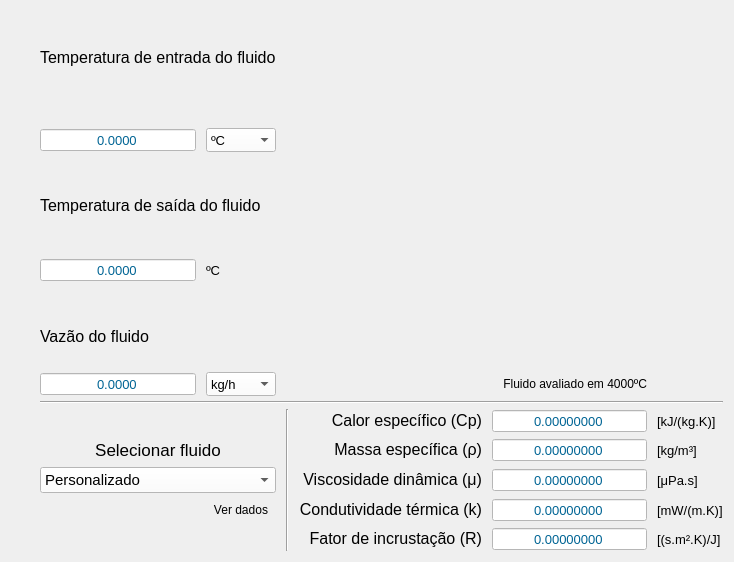
        <widget class="QWidget" name="fluido1_page">
         <layout class="QGridLayout" name="gridLayout_2">
          <property name="leftMargin">
           <number>40</number>
          </property>
          <property name="topMargin">
           <number>9</number>
          </property>
          <property name="horizontalSpacing">
           <number>10</number>
          </property>
          <property name="verticalSpacing">
           <number>5</number>
          </property>
          <item row="19" column="0" colspan="2">
           <widget class="QComboBox" name="f1Fluids_combobox">
            <property name="sizePolicy">
             <sizepolicy hsizetype="Minimum" vsizetype="Fixed">
              <horstretch>0</horstretch>
              <verstretch>0</verstretch>
             </sizepolicy>
            </property>
            <property name="minimumSize">
             <size>
              <width>0</width>
              <height>24</height>
             </size>
            </property>
            <property name="font">
             <font>
              <family>Segoe UI</family>
              <pointsize>11</pointsize>
             </font>
            </property>
            <property name="cursor">
             <cursorShape>PointingHandCursor</cursorShape>
            </property>
            <property name="focusPolicy">
             <enum>Qt::ClickFocus</enum>
            </property>
            <property name="styleSheet">
             <string notr="true">background-color: rgb(255, 255, 255);</string>
            </property>
            <property name="insertPolicy">
             <enum>QComboBox::InsertAtBottom</enum>
            </property>
            <property name="frame">
             <bool>true</bool>
            </property>
            <property name="modelColumn">
             <number>0</number>
            </property>
            <item>
             <property name="text">
              <string>Personalizado</string>
             </property>
            </item>
            <item>
             <property name="text">
              <string>Água</string>
             </property>
            </item>
            <item>
             <property name="text">
              <string>Amonia</string>
             </property>
            </item>
            <item>
             <property name="text">
              <string>Benzeno</string>
             </property>
            </item>
            <item>
             <property name="text">
              <string>Tolueno</string>
             </property>
            </item>
           </widget>
          </item>
          <item row="18" column="0" colspan="2">
           <widget class="QLabel" name="f1Fluids_label">
            <property name="sizePolicy">
             <sizepolicy hsizetype="Minimum" vsizetype="Maximum">
              <horstretch>0</horstretch>
              <verstretch>1</verstretch>
             </sizepolicy>
            </property>
            <property name="font">
             <font>
              <family>Segoe UI</family>
              <pointsize>13</pointsize>
             </font>
            </property>
            <property name="text">
             <string>Selecionar fluido</string>
            </property>
            <property name="alignment">
             <set>Qt::AlignCenter</set>
            </property>
           </widget>
          </item>
          <item row="2" column="0">
           <widget class="QDoubleSpinBox" name="f1T1_entry">
            <property name="sizePolicy">
             <sizepolicy hsizetype="Minimum" vsizetype="Fixed">
              <horstretch>1</horstretch>
              <verstretch>0</verstretch>
             </sizepolicy>
            </property>
            <property name="minimumSize">
             <size>
              <width>0</width>
              <height>24</height>
             </size>
            </property>
            <property name="font">
             <font>
              <family>Segoe UI</family>
              <pointsize>10</pointsize>
             </font>
            </property>
            <property name="toolTip">
             <string/>
            </property>
            <property name="styleSheet">
             <string notr="true">background-color: rgb(255, 255, 255);
color: rgb(0, 100, 148);</string>
            </property>
            <property name="frame">
             <bool>true</bool>
            </property>
            <property name="alignment">
             <set>Qt::AlignCenter</set>
            </property>
            <property name="buttonSymbols">
             <enum>QAbstractSpinBox::NoButtons</enum>
            </property>
            <property name="decimals">
             <number>4</number>
            </property>
            <property name="minimum">
             <double>-99999.000000000000000</double>
            </property>
            <property name="maximum">
             <double>99999.000000000000000</double>
            </property>
           </widget>
          </item>
          <item row="2" column="1">
           <widget class="QComboBox" name="f1T1Unit_comboBox">
            <property name="sizePolicy">
             <sizepolicy hsizetype="Minimum" vsizetype="Fixed">
              <horstretch>1</horstretch>
              <verstretch>0</verstretch>
             </sizepolicy>
            </property>
            <property name="minimumSize">
             <size>
              <width>0</width>
              <height>24</height>
             </size>
            </property>
            <property name="maximumSize">
             <size>
              <width>70</width>
              <height>16777215</height>
             </size>
            </property>
            <property name="font">
             <font>
              <family>Segoe UI</family>
              <pointsize>10</pointsize>
             </font>
            </property>
            <property name="cursor">
             <cursorShape>PointingHandCursor</cursorShape>
            </property>
            <property name="focusPolicy">
             <enum>Qt::ClickFocus</enum>
            </property>
            <property name="styleSheet">
             <string notr="true">background-color: rgb(255, 255, 255);</string>
            </property>
            <property name="frame">
             <bool>true</bool>
            </property>
            <property name="modelColumn">
             <number>0</number>
            </property>
            <item>
             <property name="text">
              <string>ºC</string>
             </property>
            </item>
            <item>
             <property name="text">
              <string>K</string>
             </property>
            </item>
            <item>
             <property name="text">
              <string>ºF</string>
             </property>
            </item>
            <item>
             <property name="text">
              <string>R</string>
             </property>
            </item>
           </widget>
          </item>
          <item row="5" column="0">
           <widget class="QLabel" name="f1Flow_label">
            <property name="sizePolicy">
             <sizepolicy hsizetype="Minimum" vsizetype="Fixed">
              <horstretch>1</horstretch>
              <verstretch>0</verstretch>
             </sizepolicy>
            </property>
            <property name="maximumSize">
             <size>
              <width>400</width>
              <height>24</height>
             </size>
            </property>
            <property name="font">
             <font>
              <family>Segoe UI</family>
              <pointsize>12</pointsize>
             </font>
            </property>
            <property name="text">
             <string>Vazão do fluido</string>
            </property>
           </widget>
          </item>
          <item row="6" column="0">
           <widget class="QDoubleSpinBox" name="f1Flow_entry">
            <property name="sizePolicy">
             <sizepolicy hsizetype="Minimum" vsizetype="Fixed">
              <horstretch>1</horstretch>
              <verstretch>0</verstretch>
             </sizepolicy>
            </property>
            <property name="minimumSize">
             <size>
              <width>0</width>
              <height>24</height>
             </size>
            </property>
            <property name="font">
             <font>
              <family>Segoe UI</family>
              <pointsize>10</pointsize>
             </font>
            </property>
            <property name="styleSheet">
             <string notr="true">background-color: rgb(255, 255, 255);
color: rgb(0, 100, 148);</string>
            </property>
            <property name="frame">
             <bool>true</bool>
            </property>
            <property name="alignment">
             <set>Qt::AlignCenter</set>
            </property>
            <property name="buttonSymbols">
             <enum>QAbstractSpinBox::NoButtons</enum>
            </property>
            <property name="decimals">
             <number>4</number>
            </property>
            <property name="maximum">
             <double>99999.000000000000000</double>
            </property>
           </widget>
          </item>
          <item row="4" column="0">
           <widget class="QDoubleSpinBox" name="f1T2_entry">
            <property name="sizePolicy">
             <sizepolicy hsizetype="Minimum" vsizetype="Fixed">
              <horstretch>1</horstretch>
              <verstretch>0</verstretch>
             </sizepolicy>
            </property>
            <property name="minimumSize">
             <size>
              <width>0</width>
              <height>24</height>
             </size>
            </property>
            <property name="font">
             <font>
              <family>Segoe UI</family>
              <pointsize>10</pointsize>
             </font>
            </property>
            <property name="styleSheet">
             <string notr="true">background-color: rgb(255, 255, 255);
color: rgb(0, 100, 148);</string>
            </property>
            <property name="frame">
             <bool>true</bool>
            </property>
            <property name="alignment">
             <set>Qt::AlignCenter</set>
            </property>
            <property name="buttonSymbols">
             <enum>QAbstractSpinBox::NoButtons</enum>
            </property>
            <property name="decimals">
             <number>4</number>
            </property>
            <property name="minimum">
             <double>-9999.000000000000000</double>
            </property>
            <property name="maximum">
             <double>99999.000000000000000</double>
            </property>
           </widget>
          </item>
          <item row="19" column="4">
           <widget class="QDoubleSpinBox" name="f1Mi_spinbox">
            <property name="minimumSize">
             <size>
              <width>0</width>
              <height>24</height>
             </size>
            </property>
            <property name="font">
             <font>
              <family>Segoe UI</family>
              <pointsize>10</pointsize>
             </font>
            </property>
            <property name="styleSheet">
             <string notr="true">background-color: rgb(255, 255, 255);
color: rgb(0, 100, 148);</string>
            </property>
            <property name="alignment">
             <set>Qt::AlignCenter</set>
            </property>
            <property name="buttonSymbols">
             <enum>QAbstractSpinBox::NoButtons</enum>
            </property>
            <property name="decimals">
             <number>8</number>
            </property>
            <property name="minimum">
             <double>0.000000000000000</double>
            </property>
            <property name="maximum">
             <double>999999.000000000000000</double>
            </property>
           </widget>
          </item>
          <item row="21" column="4">
           <widget class="QDoubleSpinBox" name="f1R_spinbox">
            <property name="minimumSize">
             <size>
              <width>0</width>
              <height>24</height>
             </size>
            </property>
            <property name="font">
             <font>
              <family>Segoe UI</family>
              <pointsize>10</pointsize>
             </font>
            </property>
            <property name="styleSheet">
             <string notr="true">background-color: rgb(255, 255, 255);
color: rgb(0, 100, 148);</string>
            </property>
            <property name="alignment">
             <set>Qt::AlignCenter</set>
            </property>
            <property name="buttonSymbols">
             <enum>QAbstractSpinBox::NoButtons</enum>
            </property>
            <property name="decimals">
             <number>8</number>
            </property>
            <property name="minimum">
             <double>0.000000000000000</double>
            </property>
            <property name="maximum">
             <double>999999.000000000000000</double>
            </property>
           </widget>
          </item>
          <item row="1" column="0" colspan="2">
           <widget class="QLabel" name="f1T1_label">
            <property name="sizePolicy">
             <sizepolicy hsizetype="Minimum" vsizetype="Fixed">
              <horstretch>1</horstretch>
              <verstretch>0</verstretch>
             </sizepolicy>
            </property>
            <property name="maximumSize">
             <size>
              <width>400</width>
              <height>24</height>
             </size>
            </property>
            <property name="font">
             <font>
              <family>Segoe UI</family>
              <pointsize>12</pointsize>
             </font>
            </property>
            <property name="text">
             <string>Temperatura de entrada do fluido</string>
            </property>
           </widget>
          </item>
          <item row="21" column="3">
           <widget class="QLabel" name="f1R_label">
            <property name="sizePolicy">
             <sizepolicy hsizetype="Minimum" vsizetype="Maximum">
              <horstretch>0</horstretch>
              <verstretch>0</verstretch>
             </sizepolicy>
            </property>
            <property name="maximumSize">
             <size>
              <width>400</width>
              <height>16777215</height>
             </size>
            </property>
            <property name="font">
             <font>
              <family>Segoe UI</family>
              <pointsize>12</pointsize>
             </font>
            </property>
            <property name="text">
             <string>Fator de incrustação (R)</string>
            </property>
            <property name="alignment">
             <set>Qt::AlignRight|Qt::AlignTrailing|Qt::AlignVCenter</set>
            </property>
           </widget>
          </item>
          <item row="17" column="3">
           <widget class="QLabel" name="f1Cp_label">
            <property name="sizePolicy">
             <sizepolicy hsizetype="Minimum" vsizetype="Maximum">
              <horstretch>0</horstretch>
              <verstretch>0</verstretch>
             </sizepolicy>
            </property>
            <property name="maximumSize">
             <size>
              <width>400</width>
              <height>16777215</height>
             </size>
            </property>
            <property name="font">
             <font>
              <family>Segoe UI</family>
              <pointsize>12</pointsize>
             </font>
            </property>
            <property name="text">
             <string>Calor específico (Cp)</string>
            </property>
            <property name="alignment">
             <set>Qt::AlignRight|Qt::AlignTrailing|Qt::AlignVCenter</set>
            </property>
           </widget>
          </item>
          <item row="19" column="3">
           <widget class="QLabel" name="f1Mi_label">
            <property name="sizePolicy">
             <sizepolicy hsizetype="Minimum" vsizetype="Maximum">
              <horstretch>0</horstretch>
              <verstretch>0</verstretch>
             </sizepolicy>
            </property>
            <property name="maximumSize">
             <size>
              <width>400</width>
              <height>16777215</height>
             </size>
            </property>
            <property name="font">
             <font>
              <family>Segoe UI</family>
              <pointsize>12</pointsize>
             </font>
            </property>
            <property name="text">
             <string>Viscosidade dinâmica (μ)</string>
            </property>
            <property name="alignment">
             <set>Qt::AlignRight|Qt::AlignTrailing|Qt::AlignVCenter</set>
            </property>
           </widget>
          </item>
          <item row="1" column="3" rowspan="5" colspan="3">
           <widget class="QLabel" name="f1Image_label">
            <property name="minimumSize">
             <size>
              <width>424</width>
              <height>358</height>
             </size>
            </property>
            <property name="text">
             <string>&lt;html&gt;&lt;head/&gt;&lt;body&gt;&lt;p&gt;&lt;img src=&quot;:/PlateHeatExchanger/STC Official/images/fluido2.png&quot;/&gt;&lt;/p&gt;&lt;/body&gt;&lt;/html&gt;</string>
            </property>
            <property name="alignment">
             <set>Qt::AlignCenter</set>
            </property>
           </widget>
          </item>
          <item row="21" column="5">
           <widget class="QLabel" name="f1RUnit_label">
            <property name="maximumSize">
             <size>
              <width>100</width>
              <height>16777215</height>
             </size>
            </property>
            <property name="font">
             <font>
              <pointsize>10</pointsize>
             </font>
            </property>
            <property name="text">
             <string>[(s.m².K)/J]</string>
            </property>
           </widget>
          </item>
          <item row="17" column="5">
           <widget class="QLabel" name="f1CpUnit_label">
            <property name="maximumSize">
             <size>
              <width>100</width>
              <height>16777215</height>
             </size>
            </property>
            <property name="font">
             <font>
              <pointsize>10</pointsize>
             </font>
            </property>
            <property name="text">
             <string>[kJ/(kg.K)]</string>
            </property>
           </widget>
          </item>
          <item row="17" column="2" rowspan="5">
           <widget class="Line" name="f1LineVertical">
            <property name="orientation">
             <enum>Qt::Vertical</enum>
            </property>
           </widget>
          </item>
          <item row="19" column="5">
           <widget class="QLabel" name="f1MiUnit_label">
            <property name="maximumSize">
             <size>
              <width>100</width>
              <height>16777215</height>
             </size>
            </property>
            <property name="font">
             <font>
              <pointsize>10</pointsize>
             </font>
            </property>
            <property name="text">
             <string>[μPa.s]</string>
            </property>
           </widget>
          </item>
          <item row="18" column="3">
           <widget class="QLabel" name="f1Rho_label">
            <property name="sizePolicy">
             <sizepolicy hsizetype="Minimum" vsizetype="Preferred">
              <horstretch>0</horstretch>
              <verstretch>0</verstretch>
             </sizepolicy>
            </property>
            <property name="maximumSize">
             <size>
              <width>400</width>
              <height>16777215</height>
             </size>
            </property>
            <property name="font">
             <font>
              <family>Segoe UI</family>
              <pointsize>12</pointsize>
             </font>
            </property>
            <property name="text">
             <string>&lt;html&gt;&lt;head/&gt;&lt;body&gt;&lt;p&gt;Massa específica (ρ)&lt;/p&gt;&lt;/body&gt;&lt;/html&gt;</string>
            </property>
            <property name="alignment">
             <set>Qt::AlignRight|Qt::AlignTrailing|Qt::AlignVCenter</set>
            </property>
           </widget>
          </item>
          <item row="18" column="5">
           <widget class="QLabel" name="f1RhoUnit_label">
            <property name="maximumSize">
             <size>
              <width>100</width>
              <height>16777215</height>
             </size>
            </property>
            <property name="font">
             <font>
              <pointsize>10</pointsize>
             </font>
            </property>
            <property name="text">
             <string>[kg/m³]</string>
            </property>
           </widget>
          </item>
          <item row="18" column="4">
           <widget class="QDoubleSpinBox" name="f1Rho_spinBox">
            <property name="minimumSize">
             <size>
              <width>0</width>
              <height>24</height>
             </size>
            </property>
            <property name="font">
             <font>
              <family>Segoe UI</family>
              <pointsize>10</pointsize>
             </font>
            </property>
            <property name="styleSheet">
             <string notr="true">background-color: rgb(255, 255, 255);
color: rgb(0, 100, 148);</string>
            </property>
            <property name="alignment">
             <set>Qt::AlignCenter</set>
            </property>
            <property name="buttonSymbols">
             <enum>QAbstractSpinBox::NoButtons</enum>
            </property>
            <property name="decimals">
             <number>8</number>
            </property>
            <property name="minimum">
             <double>0.000000000000000</double>
            </property>
            <property name="maximum">
             <double>999999.000000000000000</double>
            </property>
           </widget>
          </item>
          <item row="17" column="4">
           <widget class="QDoubleSpinBox" name="f1Cp_spinBox">
            <property name="minimumSize">
             <size>
              <width>0</width>
              <height>24</height>
             </size>
            </property>
            <property name="font">
             <font>
              <family>Segoe UI</family>
              <pointsize>10</pointsize>
             </font>
            </property>
            <property name="styleSheet">
             <string notr="true">background-color: rgb(255, 255, 255);
color: rgb(0, 100, 148);</string>
            </property>
            <property name="alignment">
             <set>Qt::AlignCenter</set>
            </property>
            <property name="buttonSymbols">
             <enum>QAbstractSpinBox::NoButtons</enum>
            </property>
            <property name="decimals">
             <number>8</number>
            </property>
            <property name="minimum">
             <double>0.000000000000000</double>
            </property>
            <property name="maximum">
             <double>999999.000000000000000</double>
            </property>
           </widget>
          </item>
          <item row="20" column="5">
           <widget class="QLabel" name="f1KUnit_label">
            <property name="maximumSize">
             <size>
              <width>100</width>
              <height>16777215</height>
             </size>
            </property>
            <property name="font">
             <font>
              <pointsize>10</pointsize>
             </font>
            </property>
            <property name="text">
             <string>[mW/(m.K)]</string>
            </property>
           </widget>
          </item>
          <item row="20" column="4">
           <widget class="QDoubleSpinBox" name="f1Kf_spinbox">
            <property name="minimumSize">
             <size>
              <width>0</width>
              <height>24</height>
             </size>
            </property>
            <property name="font">
             <font>
              <family>Segoe UI</family>
              <pointsize>10</pointsize>
             </font>
            </property>
            <property name="styleSheet">
             <string notr="true">background-color: rgb(255, 255, 255);
color: rgb(0, 100, 148);</string>
            </property>
            <property name="alignment">
             <set>Qt::AlignCenter</set>
            </property>
            <property name="buttonSymbols">
             <enum>QAbstractSpinBox::NoButtons</enum>
            </property>
            <property name="decimals">
             <number>8</number>
            </property>
            <property name="minimum">
             <double>0.000000000000000</double>
            </property>
            <property name="maximum">
             <double>999999.000000000000000</double>
            </property>
           </widget>
          </item>
          <item row="20" column="3">
           <widget class="QLabel" name="f1K_label">
            <property name="sizePolicy">
             <sizepolicy hsizetype="Minimum" vsizetype="Maximum">
              <horstretch>0</horstretch>
              <verstretch>0</verstretch>
             </sizepolicy>
            </property>
            <property name="maximumSize">
             <size>
              <width>400</width>
              <height>16777215</height>
             </size>
            </property>
            <property name="font">
             <font>
              <family>Segoe UI</family>
              <pointsize>12</pointsize>
             </font>
            </property>
            <property name="text">
             <string>Condutividade térmica (k)</string>
            </property>
            <property name="alignment">
             <set>Qt::AlignRight|Qt::AlignTrailing|Qt::AlignVCenter</set>
            </property>
           </widget>
          </item>
          <item row="6" column="1">
           <widget class="QComboBox" name="f1FlowUnit_comboBox">
            <property name="sizePolicy">
             <sizepolicy hsizetype="Minimum" vsizetype="Fixed">
              <horstretch>1</horstretch>
              <verstretch>0</verstretch>
             </sizepolicy>
            </property>
            <property name="minimumSize">
             <size>
              <width>0</width>
              <height>24</height>
             </size>
            </property>
            <property name="maximumSize">
             <size>
              <width>70</width>
              <height>16777215</height>
             </size>
            </property>
            <property name="font">
             <font>
              <family>Segoe UI</family>
              <pointsize>10</pointsize>
             </font>
            </property>
            <property name="focusPolicy">
             <enum>Qt::ClickFocus</enum>
            </property>
            <property name="styleSheet">
             <string notr="true">background-color: rgb(255, 255, 255);</string>
            </property>
            <property name="frame">
             <bool>true</bool>
            </property>
            <property name="modelColumn">
             <number>0</number>
            </property>
            <item>
             <property name="text">
              <string>kg/h</string>
             </property>
            </item>
            <item>
             <property name="text">
              <string>g/s</string>
             </property>
            </item>
            <item>
             <property name="text">
              <string>L/s</string>
             </property>
            </item>
            <item>
             <property name="text">
              <string>m³/h</string>
             </property>
            </item>
           </widget>
          </item>
          <item row="14" column="0" colspan="6">
           <widget class="Line" name="f1LineHorizontal">
            <property name="styleSheet">
             <string notr="true"/>
            </property>
            <property name="frameShadow">
             <enum>QFrame::Sunken</enum>
            </property>
            <property name="lineWidth">
             <number>1</number>
            </property>
            <property name="orientation">
             <enum>Qt::Horizontal</enum>
            </property>
           </widget>
          </item>
          <item row="3" column="0" colspan="2">
           <widget class="QLabel" name="f1T2_label">
            <property name="sizePolicy">
             <sizepolicy hsizetype="Minimum" vsizetype="Fixed">
              <horstretch>1</horstretch>
              <verstretch>0</verstretch>
             </sizepolicy>
            </property>
            <property name="maximumSize">
             <size>
              <width>400</width>
              <height>24</height>
             </size>
            </property>
            <property name="font">
             <font>
              <family>Segoe UI</family>
              <pointsize>12</pointsize>
             </font>
            </property>
            <property name="text">
             <string>Temperatura de saída do fluido</string>
            </property>
            <property name="margin">
             <number>0</number>
            </property>
           </widget>
          </item>
          <item row="20" column="1">
           <widget class="QPushButton" name="f1VerDados_btn">
            <property name="maximumSize">
             <size>
              <width>70</width>
              <height>16777215</height>
             </size>
            </property>
            <property name="focusPolicy">
             <enum>Qt::ClickFocus</enum>
            </property>
            <property name="toolTip">
             <string/>
            </property>
            <property name="text">
             <string>Ver dados</string>
            </property>
            <property name="default">
             <bool>true</bool>
            </property>
            <property name="flat">
             <bool>true</bool>
            </property>
           </widget>
          </item>
          <item row="4" column="1">
           <widget class="QLabel" name="f1TUnit_label">
            <property name="font">
             <font>
              <family>Segoe UI</family>
              <pointsize>10</pointsize>
             </font>
            </property>
            <property name="text">
             <string>ºC</string>
            </property>
            <property name="alignment">
             <set>Qt::AlignLeading|Qt::AlignLeft|Qt::AlignVCenter</set>
            </property>
           </widget>
          </item>
          <item row="6" column="3">
           <widget class="QLabel" name="f1Warning_label">
            <property name="maximumSize">
             <size>
              <width>16777215</width>
              <height>16777215</height>
             </size>
            </property>
            <property name="layoutDirection">
             <enum>Qt::LeftToRight</enum>
            </property>
            <property name="text">
             <string>&lt;html&gt;&lt;head/&gt;&lt;body&gt;&lt;p&gt;&lt;img src=&quot;:/mainTitle/warning.png&quot;/&gt;&lt;/p&gt;&lt;/body&gt;&lt;/html&gt;</string>
            </property>
            <property name="alignment">
             <set>Qt::AlignRight|Qt::AlignTrailing|Qt::AlignVCenter</set>
            </property>
           </widget>
          </item>
          <item row="6" column="4">
           <widget class="QLabel" name="f1Tm_label">
            <property name="minimumSize">
             <size>
              <width>155</width>
              <height>0</height>
             </size>
            </property>
            <property name="maximumSize">
             <size>
              <width>155</width>
              <height>16777215</height>
             </size>
            </property>
            <property name="font">
             <font>
              <family>Segoe UI</family>
              <pointsize>9</pointsize>
             </font>
            </property>
            <property name="toolTip">
             <string/>
            </property>
            <property name="frameShape">
             <enum>QFrame::NoFrame</enum>
            </property>
            <property name="text">
             <string>Fluido avaliado em 4000ºC</string>
            </property>
            <property name="alignment">
             <set>Qt::AlignRight|Qt::AlignTrailing|Qt::AlignVCenter</set>
            </property>
           </widget>
          </item>
         </layout>
        </widget>
